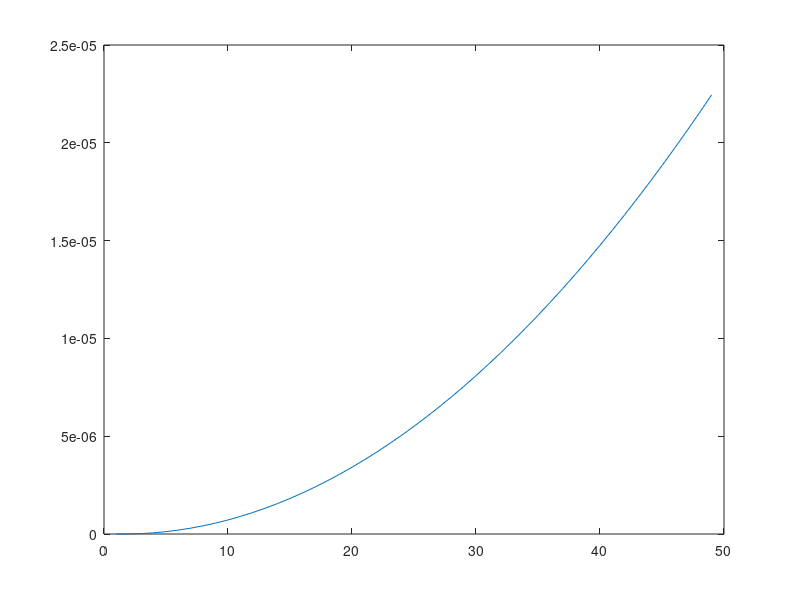

The MATLAB script that drew this image:
clear all
close all
clc
R = 3;
L=1;
C=0.5;
deltaT=0.0001;
f=L*C
g=R*C*deltaT
Vc(1)=0;
Vc(2)=0;

tama=50;
Vin=ones(tama,1);
unos=ones(tama,1);
for (i=2:tama-2)
  Vc(i+1)=(Vin(i)*deltaT^2 + ((2*f)+g-deltaT^2)*Vc(i) - f*Vc(i-1))/(f+g);

endfor
plot(Vc);
